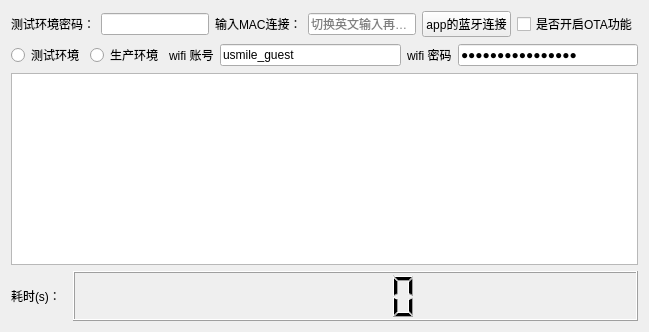
              <widget class="QWidget" name="tab_8">
               <attribute name="title">
                <string>云端OTA</string>
               </attribute>
               <layout class="QGridLayout" name="gridLayout_10">
                <item row="0" column="0" colspan="2">
                 <layout class="QHBoxLayout" name="horizontalLayout_42">
                  <item>
                   <widget class="QLabel" name="label_28">
                    <property name="text">
                     <string>测试环境密码：</string>
                    </property>
                   </widget>
                  </item>
                  <item>
                   <widget class="QLineEdit" name="ota_secret">
                    <property name="echoMode">
                     <enum>QLineEdit::Password</enum>
                    </property>
                   </widget>
                  </item>
                  <item>
                   <widget class="QLabel" name="label_26">
                    <property name="text">
                     <string>输入MAC连接：</string>
                    </property>
                   </widget>
                  </item>
                  <item>
                   <widget class="QLineEdit" name="macInput_7">
                    <property name="sizePolicy">
                     <sizepolicy hsizetype="Expanding" vsizetype="Fixed">
                      <horstretch>0</horstretch>
                      <verstretch>0</verstretch>
                     </sizepolicy>
                    </property>
                    <property name="inputMask">
                     <string/>
                    </property>
                    <property name="text">
                     <string/>
                    </property>
                    <property name="placeholderText">
                     <string>切换英文输入再扫码</string>
                    </property>
                   </widget>
                  </item>
                  <item>
                   <widget class="QPushButton" name="app_connect">
                    <property name="text">
                     <string>app的蓝牙连接</string>
                    </property>
                   </widget>
                  </item>
                  <item>
                   <widget class="QCheckBox" name="is_start_ota">
                    <property name="text">
                     <string>是否开启OTA功能</string>
                    </property>
                    <property name="checked">
                     <bool>false</bool>
                    </property>
                   </widget>
                  </item>
                 </layout>
                </item>
                <item row="1" column="0">
                 <layout class="QHBoxLayout" name="horizontalLayout_74">
                  <property name="topMargin">
                   <number>0</number>
                  </property>
                  <item>
                   <widget class="QRadioButton" name="test_ver">
                    <property name="text">
                     <string>测试环境</string>
                    </property>
                   </widget>
                  </item>
                  <item>
                   <widget class="QRadioButton" name="product_ver">
                    <property name="text">
                     <string>生产环境</string>
                    </property>
                   </widget>
                  </item>
                 </layout>
                </item>
                <item row="1" column="1">
                 <layout class="QHBoxLayout" name="horizontalLayout_92">
                  <item>
                   <widget class="QLabel" name="label_89">
                    <property name="text">
                     <string>wifi 账号</string>
                    </property>
                   </widget>
                  </item>
                  <item>
                   <widget class="QLineEdit" name="wifiUserName_2">
                    <property name="text">
                     <string>usmile_guest</string>
                    </property>
                    <property name="readOnly">
                     <bool>false</bool>
                    </property>
                   </widget>
                  </item>
                  <item>
                   <widget class="QLabel" name="label_90">
                    <property name="text">
                     <string>wifi 密码</string>
                    </property>
                   </widget>
                  </item>
                  <item>
                   <widget class="QLineEdit" name="wifiPassword_2">
                    <property name="text">
                     <string>Starspulse#@2024</string>
                    </property>
                    <property name="echoMode">
                     <enum>QLineEdit::Password</enum>
                    </property>
                    <property name="readOnly">
                     <bool>false</bool>
                    </property>
                   </widget>
                  </item>
                 </layout>
                </item>
                <item row="2" column="0" colspan="2">
                 <widget class="QPlainTextEdit" name="testMsg">
                  <property name="sizePolicy">
                   <sizepolicy hsizetype="Expanding" vsizetype="Expanding">
                    <horstretch>0</horstretch>
                    <verstretch>0</verstretch>
                   </sizepolicy>
                  </property>
                 </widget>
                </item>
                <item row="3" column="0" colspan="2">
                 <layout class="QHBoxLayout" name="horizontalLayout_43" stretch="1,10">
                  <item>
                   <widget class="QLabel" name="label_27">
                    <property name="text">
                     <string>耗时(s)：</string>
                    </property>
                   </widget>
                  </item>
                  <item>
                   <widget class="QLCDNumber" name="lcdNumber">
                    <property name="minimumSize">
                     <size>
                      <width>0</width>
                      <height>50</height>
                     </size>
                    </property>
                    <property name="digitCount">
                     <number>5</number>
                    </property>
                    <property name="segmentStyle">
                     <enum>QLCDNumber::Filled</enum>
                    </property>
                   </widget>
                  </item>
                 </layout>
                </item>
               </layout>
              </widget>
